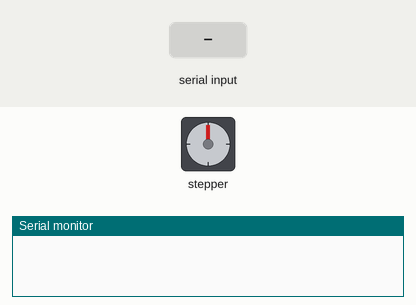
A sketch run on a simulated Arduino Uno, built with avr-gcc and run on an emulated ATmega328P. Shown: stepper motor, the last lines printed to the serial monitor. The inputs (shaded band) are chosen by the test bench. Stepper angles assume 2048 steps per turn.

Above: at 0.0 s.
At 0.49 s:
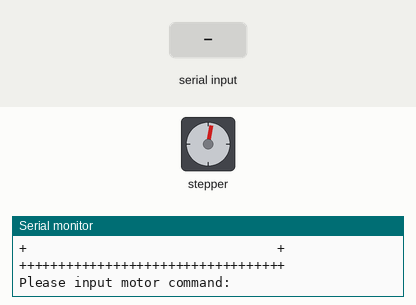
At 1.3 s:
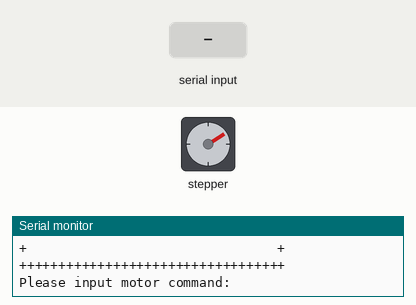
1.4 s: "90,45\n" received over Serial
Timing chart, 0 to 4.4 s (numbered marks = the images above; inputs shaded):
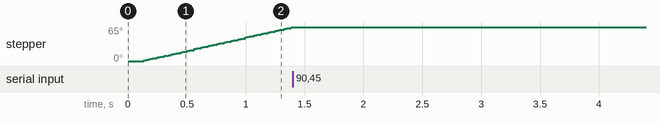

The sketch:

StepperTry2.ino
```cpp
#include "AccelStepper.h"

// 电机步进方式定义
#define FULLSTEP 4    //全步进参数
#define HALFSTEP 8    //半步进参数

// 定义步进电机引脚

#define motor1Pin1  8     // 一号28BYJ48连接的ULN2003电机驱动板引脚 in1
#define motor1Pin2  9     // 一号28BYJ48连接的ULN2003电机驱动板引脚 in2
#define motor1Pin3  10    // 一号28BYJ48连接的ULN2003电机驱动板引脚 in3
#define motor1Pin4  11    // 一号28BYJ48连接的ULN2003电机驱动板引脚 in4


#define motor2Pin1  4     // 二号28BYJ48连接的ULN2003电机驱动板引脚 in1
#define motor2Pin2  5     // 二号28BYJ48连接的ULN2003电机驱动板引脚 in2
#define motor2Pin3  6     // 二号28BYJ48连接的ULN2003电机驱动板引脚 in3
#define motor2Pin4  7     // 二号28BYJ48连接的ULN2003电机驱动板引脚 in4

// 定义两个步进电机对象
// 定义中ULN2003驱动板引脚顺序为 in1-in3-in2-in4
// 1号电机设置为全步进运行，2号电机设置为全步进运行
AccelStepper stepper1(FULLSTEP, motor1Pin1, motor1Pin3, motor1Pin2, motor1Pin4);//电机驱动方式为全步进驱动
AccelStepper stepper2(FULLSTEP, motor2Pin1, motor2Pin3, motor2Pin2, motor2Pin4);

void setup()
{
  stepper1.setMaxSpeed(500);   // 设置电机最大速度为500
  stepper1.setSpeed(300);      // 初始化电机速度为300

  stepper2.setMaxSpeed(500);   // 设置电机最大速度为500
  stepper2.setSpeed(300);      // 初始化电机速度为300

  Serial.begin(9600);
  Serial.println(F("++++++++++++++++++++++++++++++++++"));
  Serial.println(F("+         Stepper Trying         +"));
  Serial.println(F("+                                +"));
  Serial.println(F("++++++++++++++++++++++++++++++++++"));
  Serial.println(F(""));
  Serial.println(F("Please input motor command:"));
}

void loop()
{
   if (Serial.available()) {     //返回串口缓冲区中当前剩余的字符个数,检查串口缓存是否有数据等待传输
   int data = Serial.parseInt();

    Serial.print("Motor 'setSpeed' ");
    Serial.println(data);
    //设置步进电机转速
    stepper1.setSpeed(data);
    stepper2.setSpeed(data);
  }

   stepper1.runSpeed();
   stepper1.runSpeed();
//   Serial.print("步进电机1开始旋转，转速为: ");
//  Serial.println(data);

//    Serial.print("步进电机2开始旋转，转速为: ");
//   Serial.println(data);


}

//紧急中断
//  volatile int state = 0;
//  void setup()
//  {
//  pinMode(13, OUTPUT);
//  attachInterrupt(0, blink, CHANGE);//当int.0电平改变时,触发中断函数led
//  }
//  void loop()
//  {
//  digitalWrite(13, state);
//  }
//  void led()//中断函数
//  {
//  state = !state;
//  }
```

Measured:
- after the input at 1.4 s, stepper: stops changing and stays 65°
- by itself, stepper: keeps turning clockwise at about 52°/s
